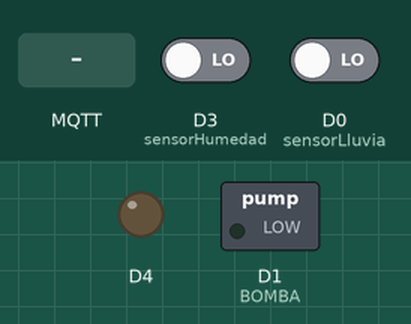
Simulated run of this sketch. Board: ESP8266 (NodeMCU). On the bench: switched loads named in the sketch (green lamp = pin HIGH), output pins drawn as LEDs (lit = HIGH). Inputs (shaded band) come from the test bench; at power-on: D3 (sensorHumedad) LOW, D0 (sensorLluvia) LOW. WiFi joins after 1.5 s; servers stay silent unless stated; random numbers use the default seed unless the sketch sets one; no MQTT or app messages arrive unless stated; what the sketch prints to the serial monitor is not drawn.

Above: at 2.7 s.
2.8 s: MQTT message "1" arrives on the first subscribed topic
At 4.2 s:
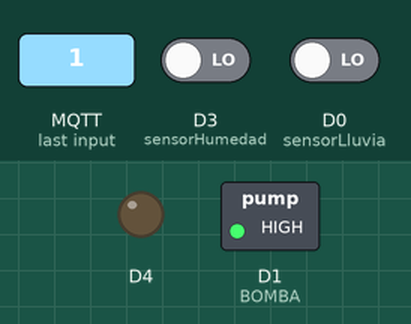
6.5 s: MQTT message "bomba1" arrives on the first subscribed topic
At 7.2 s:
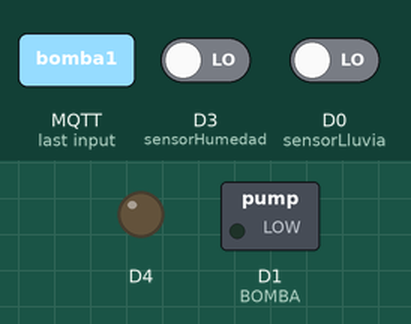
Timing chart, 0 to 9.5 s (numbered marks = the images above; inputs shaded):
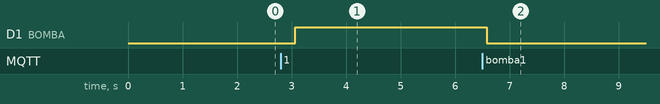

The sketch:

Proyecto_IOT_-_SmartSprinkler.ino
```cpp
#include <PubSubClient.h>

#include <ESP8266WiFi.h>
#include <PubSubClient.h>

const char* ssid = "UAGEDU";
const char* password = "";
const char* mqtt_server = "m11.cloudmqtt.com";
const char* mqtt_user = "joxipsrc";
const char* mqtt_password = "5etvnhfH19sg";

//Motor
int BOMBA = D1;
//Sensor humedad
const int sensorHumedad = D3;
//Sensor lluvia
const int sensorLluvia = D0;


WiFiClient espClient;
PubSubClient client(espClient);
long lastMsg = 0;
char msg[50];
int value = 0;

void setup_wifi() {

  delay(10);
  Serial.println();
  Serial.print("Connecting to ");
  Serial.println(ssid);

  WiFi.begin(ssid, password);

  while (WiFi.status() != WL_CONNECTED) {
    delay(500);
    Serial.print(".");
  }

  randomSeed(micros());

  Serial.println("");
  Serial.println("WiFi connected");
  Serial.println("IP address: ");
  Serial.println(WiFi.localIP());
}

void callback(char* topic, byte* payload, unsigned int length) {
  Serial.print("Topic arrived [");
  Serial.print(topic);
  Serial.print("] ");
  Serial.println();

  if(strcmp(topic,"bomba1")==0){
    Serial.println("[*] Bomba1");
    if ((char)payload[0] == '1') {
      digitalWrite(BOMBA, HIGH);//sets the motors speed
      Serial.println("bomba high");
    } else {
      digitalWrite(BOMBA, LOW);//sets the motors speed
      Serial.println("bomba low");
    }
  }

}

void reconnect() {
  // Loop until we're reconnected
  while (!client.connected()) {
    Serial.print("Attempting MQTT connection...");
    // Create a random client ID
    String clientId = "ESP8266Client-";
    clientId += String(random(0xffff), HEX);
    if (client.connect(clientId.c_str(), mqtt_user, mqtt_password)) {
      Serial.println("connected");

      client.publish("sprinkler1", "Sprinkler 1 connected");
      client.subscribe("bomba1");
    } else {
      Serial.print("failed, rc=");
      Serial.print(client.state());
      Serial.println(" try again in 5 seconds");
      // Wait 5 seconds before retrying
      delay(5000);
    }
  }

}

void setup() {
  pinMode(BUILTIN_LED, OUTPUT);     // Initialize the BUILTIN_LED pin as an output
  pinMode(BOMBA, OUTPUT);   // where the motor is connected to
  //pinMode(sensorHumedad, OUTPUT);
  pinMode(sensorLluvia, INPUT);
  Serial.begin(115200);
  setup_wifi();
  client.setServer(mqtt_server, 17738);
  client.setCallback(callback);
}

void loop() {

  if (!client.connected()) {
    reconnect();
  }
  client.loop();


  int humedad = digitalRead(sensorHumedad);
  int lluvia = digitalRead(sensorLluvia);
  int bombaStatus = digitalRead(BOMBA);

  //Seco sin lluvia -> prender
  if (humedad == HIGH && lluvia == HIGH && bombaStatus == LOW) {
    Serial.println("[*] Regando Jardinera 1 - Seco sin lluvia");
    client.publish("sprinkler1", "Regando");
    client.publish("bomba1", "1");
  }else

  //Seco con lluvia -> apagar
  if (humedad == HIGH && lluvia == LOW && bombaStatus == HIGH) {
    Serial.println("[*] Jardinera 1 Apagada - Seco con lluvia");
    client.publish("sprinkler1", "Apagada");
    client.publish("bomba1", "0");
  }else

  //Humedo con lluvia -> apagar
  if (humedad == LOW && lluvia == LOW && bombaStatus == HIGH) {
    Serial.println("[*] Jardinera 1 Apagada - Humedo con lluvia");
    client.publish("sprinkler1", "Apagada");
    client.publish("bomba1", "0");
  }else

  //Humedo sin lluvia -> apagar
  if (humedad == LOW && lluvia == HIGH && bombaStatus == HIGH) {
    Serial.println("[*] Jardinera 1 Apagada - Humedo sin lluvia");
    client.publish("sprinkler1", "Apagada");
    client.publish("bomba1", "0");
  }
  delay(500);
}
```

Measured:
- after the input at 2.8 s, D1 (BOMBA): LOW → HIGH after 0.27 s
- after the input at 6.5 s, D1 (BOMBA): HIGH → LOW after 0.08 s
